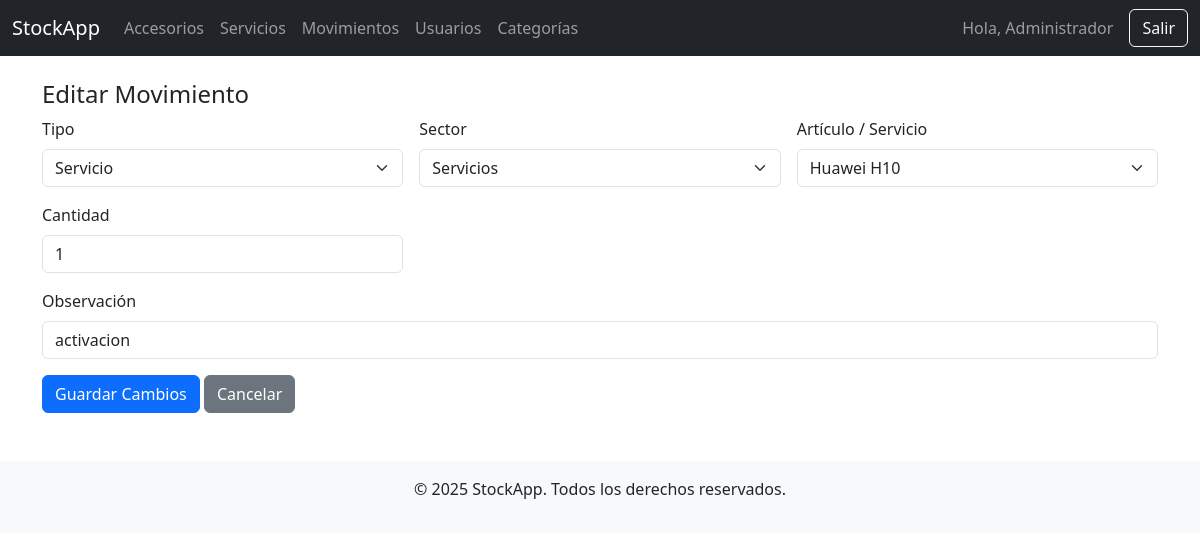
Page /movimientos/editar2.php?id=17 (signed in) on the committed database.
### tables this page shows
CREATE TABLE `movimientos` (
  `id` int(11) NOT NULL,
  `usuario_id` int(11) DEFAULT NULL,
  `tipo` enum('entrada','salida','servicio') NOT NULL,
  `sector` enum('accesorio','servicio') NOT NULL,
  `item_id` int(11) NOT NULL,
  `cantidad` int(11) NOT NULL,
  `total` decimal(10,2) NOT NULL,
  `observacion` text DEFAULT NULL,
  `activo` tinyint(1) DEFAULT 1,
  `creado_en` timestamp NOT NULL DEFAULT current_timestamp()
);

### movimientos/editar2.php (the view, shortened to what this page needs)
<?php
require_once '../config/database.php';
$id = $_GET['id'] ?? null;
$stmt = $pdo->prepare("SELECT * FROM movimientos WHERE id = ?");
$stmt->execute([$id]);
$mov = $stmt->fetch();
$accesorios = $pdo->query("SELECT id, CONCAT(marca, ' ', nombre) AS nombre FROM accesorios WHERE activo = 1 ORDER BY nombre")->fetchAll();
$servicios = $pdo->query("SELECT id, CONCAT(marca, ' ', modelo) AS nombre FROM servicios ORDER BY nombre")->fetchAll();
?>
<?php include '../includes/header.php'; ?>
<?php include '../includes/navbar.php'; ?>
<div class="container mt-4">
    <h4>Editar Movimiento</h4>
    <form method="POST" class="row g-3">
        <div class="col-md-4">
            <label class="form-label">Tipo</label>
            <select name="tipo" class="form-select" required>
                <option value="servicio" <?= $mov['tipo'] === 'servicio' ? 'selected' : '' ?>>Servicio</option>
            </select>
        </div>
        <div class="col-md-4">
            <label class="form-label">Sector</label>
            <select name="sector" class="form-select" required>
                <option value="servicio" <?= $mov['sector'] === 'servicio' ? 'selected' : '' ?>>Servicios</option>
            </select>
        </div>
        <div class="col-md-4">
            <label class="form-label">Artículo / Servicio</label>
            <select name="item_id" class="form-select" required>
                <?php if ($mov['sector'] === 'accesorio'): ?>
                    <?php foreach ($accesorios as $a): ?>
                        <option value="<?= $a['id'] ?>" <?= $a['id'] == $mov['item_id'] ? 'selected' : '' ?>><?= htmlspecialchars($a['nombre']) ?></option>
                    <?php endforeach; ?>
                <?php elseif ($mov['sector'] === 'servicio'): ?>
                    <?php foreach ($servicios as $s): ?>
                        <option value="<?= $s['id'] ?>" <?= $s['id'] == $mov['item_id'] ? 'selected' : '' ?>><?= htmlspecialchars($s['nombre']) ?></option>
                    <?php endforeach; ?>
                <?php endif; ?>
            </select>
        </div>
        <div class="col-md-4">
            <label class="form-label">Cantidad</label>
            <input type="number" name="cantidad" class="form-control" min="1" value="<?= $mov['cantidad'] ?>" required>
        </div>
        <div class="col-12">
            <label class="form-label">Observación</label>
            <input type="text" name="observacion" class="form-control" value="<?= htmlspecialchars($mov['observacion']) ?>">
        </div>
        <div class="col-12">
            <button type="submit" class="btn btn-primary">Guardar Cambios</button>
            <a href="historial.php" class="btn btn-secondary">Cancelar</a>
        </div>
    </form>
</div>
<?php include '../includes/footer.php'; ?>

### rows in the picture
movimientos: tipo "Servicio", sector "Servicios", item_id "Huawei H10", cantidad "1", observacion "activacion"

### other values in the picture
$_SESSION['nombre'] "Administrador"
